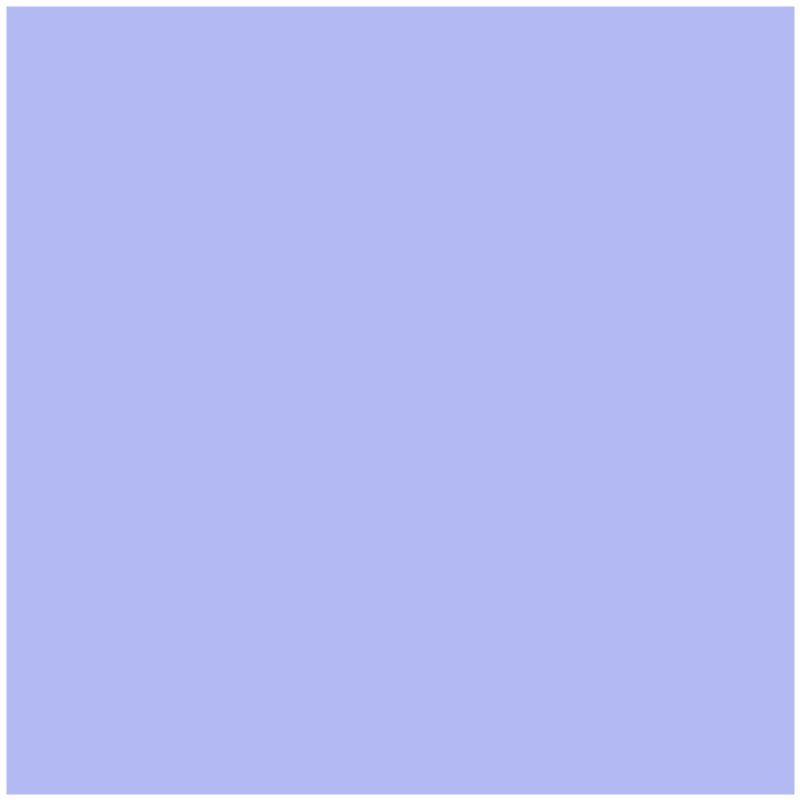
Frame 1 (no input)
Frame 60 (the mouse pressed at the canvas centre just before this capture): identical to frame 1, image omitted
Frame 120 (the mouse held since frame 60 and released just before this capture): identical to frame 1, image omitted

The Processing sketch that drew this single still picture (run headless with seeded random() and noise(); from frame 60 on, the mouse is pressed at the canvas centre):

// Processing sketch: simultaneouscolors
// ── simultaneouscolors.pde
Swatch swatch;
int HSB_MAX = 100; 

ArrayList<Swatch> swatches; 

void setup(){
  size(800,800);
  stroke(255);
  strokeWeight(2);
  
  swatches = new ArrayList<Swatch>();
  int h = round(random(0,100));
  int s = round(random(0,100));
  int b = round(random(0,100));
  PVector n = new PVector(5, 5); 
  PVector m = new PVector(width-5, height-5); 
  PVector t = new PVector(5, height-5); 
  PVector[] v = new PVector[]{n,m};
  swatch = new Swatch(v, h, s, b);
  
  swatches.add(swatch);


}

void draw(){
  colorMode(RGB,255);
  background(255);
  for(int i=0;i<swatches.size();i++){
    swatches.get(i).draw();
  }
 
}


// mouseClicked --> select or deselect swatch
void mouseClicked(){
   // If there is a previously selected swatch, deselect it 
   for(int i= swatches.size()-1;i>=0;i--){
      Swatch s = swatches.get(i);
      if (s.selected == true) { 
        // println("deselected", i); 
        s.selected = false;
        return; 
      }
   }
   // If no swatch is previously selected and there is a hit, select the swatch
   for(int i= swatches.size()-1;i>=0;i--){
      Swatch s = swatches.get(i);
      if (s.hitTest(mouseX, mouseY)) {
        // println("selected", i); 
        s.selected = true; 
        return; 
      }
   }
   deselectAllSwatches(); 
}

// mouseDragged --> update brightness (xy) of swatch
void mouseDragged(){
   PVector delta = new PVector(mouseX-pmouseX,mouseY-pmouseY);
   // For every swatch, check if its selected
   // and update color according to distance moved 
   for(int i=0;i<swatches.size();i++){
     Swatch s = swatches.get(i);
     if(s.selected == true){
         // println("mousePressed", mousePressed); 
         s.updateColor(delta);
       return;
     }  
   }   
}

// mouseMoved --> update hue (x) and saturation(y) of swatch
void mouseMoved(){
   PVector delta = new PVector(mouseX-pmouseX,mouseY-pmouseY);
   // For every swatch, check if its selected
   // and update color according to distance moved 
   for(int i=0;i<swatches.size();i++){
     Swatch s = swatches.get(i);
     if(s.selected == true){
         s.updateColor(delta);
       return;
     }  
   }   
}

// press 'c' --> print color of swatch
// press 's' --> split swatch
// press 'b' --> black
// press 'w' --> white
// press 'd' --> download / save scheme 
int count = 0; 
void keyPressed() {
  println("keyPressed: ", key);
  // For every swatch, choose if selected 
  for(int i=0;i<swatches.size();i++){
     Swatch s = swatches.get(i);
     if(s.selected == true) {
         // If key == 'p', print color of any selected swatch
         if (key == 'p') { // Print 
           color c = s.getColor(); 
           println("(" + red(c) + ", " + green(c) + ", " + blue(c) + ")"); 
         }
         if (key == 's') { // Split
           s.split(); 
           swatches.remove(s); 
         }
         if (key == 'b') { // Black
           s.bri = 0; 
         }
         if (key == 'w') { // White
           s.sat = 0; 
           s.bri = HSB_MAX;
         }
         if (key == 'd') {
           save("scheme"+count+".jpg"); 
           count++; 
         }
       return;
     }  
   }   
}

void deselectAllSwatches(){
   for(int i=0;i<swatches.size();i++){
      swatches.get(i).selected = false;
   }
}

// ── swatch.pde
 enum Shape {
   SQUARE, TRIANGLE; 
 }
 
class Swatch{
 int swatchWidth;
 int swatchHeight;
 PVector position;
 int hue;
 int sat;
 int bri;
 int order;
 boolean selected;
 char shape; 
 PVector[] verts; 
 Shape swatch;
 
 PVector tl; 
 PVector br; 
 
 PVector p0; 
 PVector p1; 
 PVector p2; 
 
 Swatch(PVector[] v, int h, int s, int b){
   verts = v; 
   hue = h; 
   sat = s; 
   bri = b; 
   selected = false;
   
   if (verts.length == 2) {
     swatch = Shape.SQUARE; 
     tl = verts[0];
     br = verts[1]; 
   }
   
   if (verts.length == 3) {
     swatch = Shape.TRIANGLE; 
     p0 = verts[0]; 
     p1 = verts[1]; 
     p2 = verts[2]; 
   }
 }
 
 // CCW orientation test 
 float ccw(PVector a, PVector b, PVector c) {
   return (b.x-a.x)*(c.y-a.y) - (c.x-a.x)*(b.y-a.y);
 }
 
  boolean hitTest(int x,int y){
    if (swatch == Shape.SQUARE) {
      if (x>=tl.x && x<=br.x && y>=tl.y && y <= br.y)
        return true; 
    }
    if (swatch == Shape.TRIANGLE) {
      PVector p = new PVector(x, y); 
      float ccw_p0p1p2 = ccw(p0, p1, p2);
      float ccw_p0p1p = ccw(p0, p1, p);
      float ccw_p1p2p = ccw(p1, p2, p); 
      float ccw_p2p0p = ccw(p2, p0, p);
      
      if ( (ccw_p0p1p2 >= 0 && ccw_p0p1p >= 0 && ccw_p1p2p >= 0 && ccw_p2p0p >= 0)
        || (ccw_p0p1p2 <= 0 && ccw_p0p1p <= 0 && ccw_p1p2p <= 0 && ccw_p2p0p <= 0)) 
        return true; 
    }
    return false; 
  }
 
 void moveBy(PVector delta){
    position.add(delta); 
 }
 
 void updateColor(PVector delta){
   if (mousePressed)
    { bri += delta.x; bri -= delta.y; }
   else { 
     hue += delta.x;
     sat -= delta.y;
   }

 }
 
 void generateSwatch(PVector[] v, boolean useOriginal) {
   if (useOriginal) {
     swatches.add(new Swatch(v, hue, sat, bri)); 
   } else {
   int h = hue + round(randomGaussian()*0.25*HSB_MAX); 
   int s = sat + round(randomGaussian()*0.1*HSB_MAX);  
   int b = bri + round(randomGaussian()*0.1*HSB_MAX);  
   swatches.add(new Swatch(v, h, s, b)); 
   }
 }
 
 void split() {
   if (swatch == Shape.SQUARE) {
     // Get probability for split 
     // (60% squares, 20% normal triangles, 20% goofy triangles)
     float prob = (float) Math.random(); 
     if (swatches.size() == 1 || prob <= .2) {
       // Split into 4 squares 
       float d = (br.x - tl.x)/2; 
       int nsquares = 0; 
       for (float x = tl.x; x < br.x; x += d) {
         for (float y = tl.y; y < br.y; y+= d) {
           PVector tl_prime = new PVector(x,y); 
           PVector br_prime = new PVector(x+d, y+d); 
           PVector[] v = new PVector[]{tl_prime, br_prime};
           if (nsquares == 0) generateSwatch(v, true); 
           else generateSwatch(v, false); 
           nsquares++; 
         }
       }
     } else if (prob > .2 && prob <= .6) {
       // Split into 2 triangles goofy 
       PVector a = new PVector(br.x, tl.y); 
       PVector b = new PVector(tl.x, br.y); 
       PVector[] v1 = new PVector[]{b, tl, a}; 
       PVector[] v2 = new PVector[]{a, br, b}; 
       generateSwatch(v1, true); 
       generateSwatch(v2, false); 
     } else if (prob > .6) {
       // Split into 2 triangles normal 
       PVector a = new PVector(br.x, tl.y); 
       PVector b = new PVector(tl.x, br.y); 
       PVector[] v1 = new PVector[]{tl, a, br}; 
       PVector[] v2 = new PVector[]{br, b, tl}; 
       generateSwatch(v1, true); 
       generateSwatch(v2, false); 
     }
   }
   if (swatch == Shape.TRIANGLE) {
     PVector x = new PVector(p0.x + 0.5*(p2.x - p0.x), p0.y + 0.5*(p2.y - p0.y)); 
     PVector[] v1 = new PVector[]{p1, x, p0}; 
     PVector[] v2 = new PVector[]{p2, x, p1}; 
     generateSwatch(v1, true); 
     generateSwatch(v2, false); 
   }
 }
 
 color getColor() {
   colorMode(HSB, HSB_MAX); 
   return color(hue, sat, bri); 
 }
 
 void draw(){
   colorMode(RGB,255);
   if(selected){
     strokeWeight(3); 
   }
   else{
     strokeWeight(2);
   }
   
   colorMode(HSB, 100);
   fill(hue,sat,bri);
   
   if (swatch == Shape.SQUARE) {
     rect(tl.x, tl.y, br.x - tl.x, br.y - tl.y);
   }
   
   if (swatch == Shape.TRIANGLE) {
     triangle(p0.x, p0.y, p1.x, p1.y, p2.x, p2.y); 
   }
 }
 
 
}
